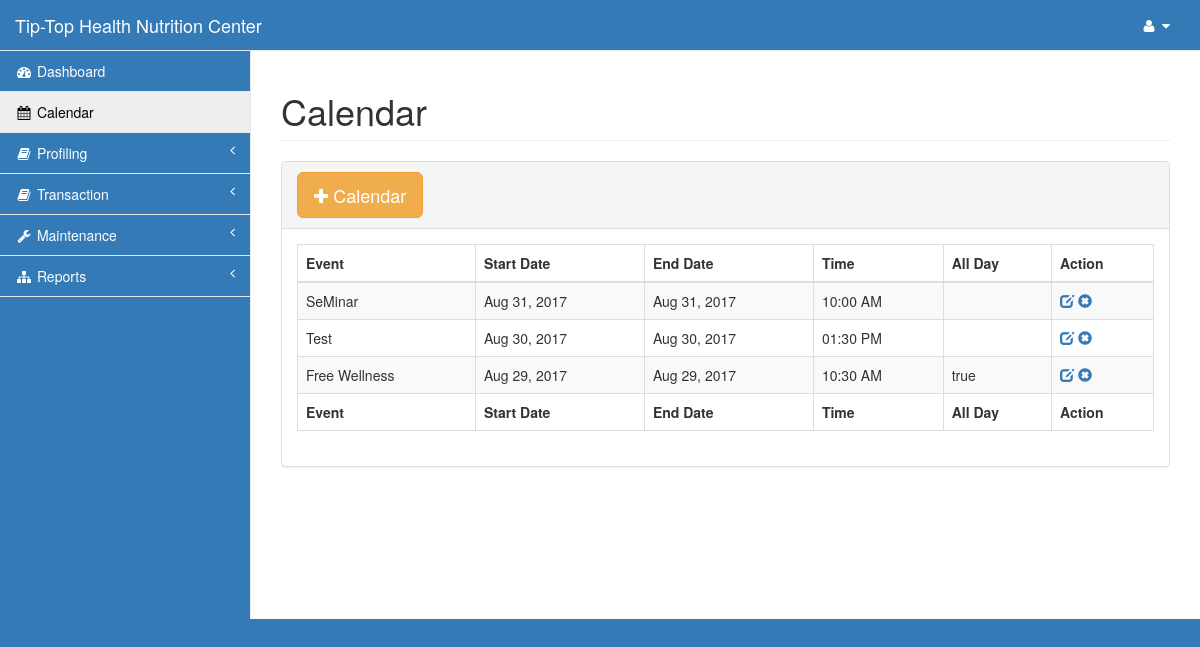
Page /pages/calendar.php (signed in) on the committed database.
### tables this page shows
CREATE TABLE `schedule` (
  `sched_id` int(11) NOT NULL,
  `sched_event` varchar(200) NOT NULL,
  `sched_time` time NOT NULL,
  `sched_from` date NOT NULL,
  `sched_to` date NOT NULL,
  `sched_allday` varchar(5) NOT NULL,
  `sched_color` varchar(10) NOT NULL
);

### pages/calendar.php (the view, shortened to what this page needs)
<?php include('session.php');?>
<!DOCTYPE html>
<html lang="en">
<head>
    <?php include('css.php');?>
    <link rel="stylesheet" href="../plugins/fullcalendar/fullcalendar.min.css">
    <link rel="stylesheet" href="../plugins/fullcalendar/fullcalendar.print.css" media="print">
</head>
<body>
    <div id="wrapper">
        <?php include('nav.php');?>
        <div id="page-wrapper">
            <div class="row">
                <div class="col-lg-12">
                    <h1 class="page-header">Calendar</h1>
                </div>
            </div>
            <div class="row">
                <div class="col-lg-12">
                    <div class="panel panel-default">
                        <div class="panel-heading">
                            <button type="button" class="btn btn-warning btn-lg" data-toggle="modal" data-target="#myModal"><i class="fa fa-plus"></i> Calendar </button>
                        </div>
                        <div class="panel-body">
                            <table id="example1" class="table table-bordered table-striped">
                    <thead>
                      <tr>
                        <th>Event</th>
                        <th>Start Date</th>
                        <th>End Date</th>
                        <th>Time</th>
                        <th>All Day</th>
                        <th>Action</th>
                      </tr>
                    </thead>
                    <tbody>
<?php
        $query=mysqli_query($con,"select * from schedule order by sched_from desc")or die(mysqli_error($con));
        while($row=mysqli_fetch_array($query)){
?>
                      <tr>
                        <td id="record"><?php echo $row['sched_event'];?></td>
                        <td><?php echo date("M d, Y",strtotime($row['sched_from']));?></td>
            <td><?php echo date("M d, Y",strtotime($row['sched_to']));?></td>
            <td><?php echo date("h:i A",strtotime($row['sched_time']));?></td>
            <td><?php echo $row['sched_allday'];?></td>
                  <td>
                                 <a href="#updateordinance<?php echo $row['sched_id'];?>" data-target="#updateordinance<?php echo $row['sched_id'];?>" data-toggle="modal" class="small-box-footer"><i class="glyphicon glyphicon-edit"></i></a>
                              <a  href="#" id="<?php echo $row['sched_id'];?>" class="btn_delete" title="Delete"><i class="glyphicon glyphicon-remove-sign text-red"></i></a>
                                </td>
                      </tr>
<?php }?>
                    </tbody>
                    <tfoot>
                      <tr>
                        <th>Event</th>
                        <th>Start Date</th>
                        <th>End Date</th>
                        <th>Time</th>
                        <th>All Day</th>
                        <th>Action</th>
                      </tr>
                    </tfoot>
                    </div>
                </div>
            </div>
        </div>
    </div>
</body>
</html>

### pages/css.php (style rules this page uses)
.navbar-default, body { background-color: #337ab7!important; }

### rows in the picture
schedule: sched_event "SeMinar", sched_from "Aug 31, 2017", sched_to "Aug 31, 2017", sched_time "10:00 AM"
schedule: sched_event "Test", sched_from "Aug 30, 2017", sched_to "Aug 30, 2017", sched_time "01:30 PM"
schedule: sched_event "Free Wellness", sched_from "Aug 29, 2017", sched_to "Aug 29, 2017", sched_time "10:30 AM", sched_allday "true"
